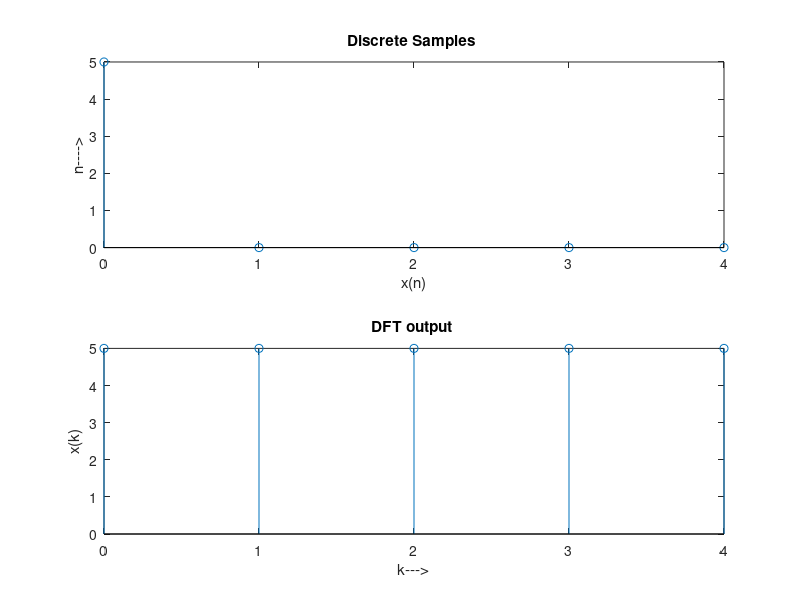

Reproduce this figure in MATLAB.
clc;close all;clear all;
disp('Krushna Garkal TETA10');
disp('Exp.1 :Implementation of DFT');
disp('_________________________________________');
N=input('Enter the size of DFT:');
x=input('Enter the samples:');
L=length (x);
if N>L
    x=[x zeros(1,(N-L))];
elseif N<L
    x=[x(1:N)]
end
%N=4;
%x=[1 2 3 4];
n=[0: 1 : N-1];
k=[0: 1 : N-1];
w=exp(-j*2*pi/N);
nk=n'*k
W=w.^nk
disp ('DFT samples');
X=x*W
subplot(211);
stem (n,x);
title('Discrete Samples ');
xlabel('x(n)');
ylabel('n---->');
subplot(212);
stem (k,X);
title('DFT output ');
xlabel('k--->');
ylabel('x(k)');
